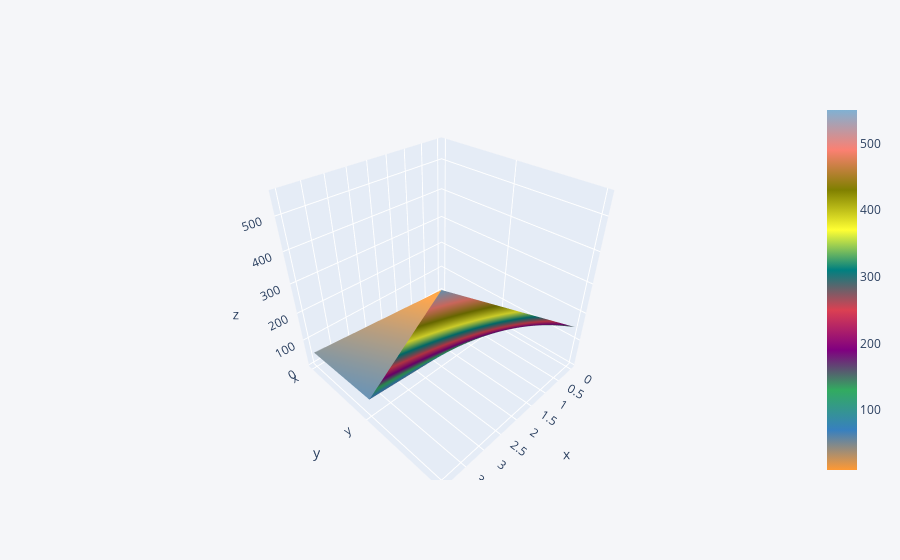

The cell this chart's notebook holds for it:
### Code cell
df3.iplot(kind='surface')

### Figure 1 — Plotly figure (JSON) as saved in the notebook; plotly's stock layout.template omitted (floating-point values rounded to 4 significant figures)
{"data": [{"colorscale": [[0, "rgb(255, 153, 51)"], [0.1111, "rgb(55, 128, 191)"], [0.2222, "rgb(50, 171, 96)"], [0.3333, "rgb(128, 0, 128)"], [0.4444, "rgb(219, 64, 82)"], [0.5556, "rgb(0, 128, 128)"], [0.6667, "rgb(255, 255, 51)"], [0.7778, "rgb(128, 128, 0)"], [0.8889, "rgb(251, 128, 114)"], [1, "rgb(128, 177, 211)"]], "type": "surface", "x": [0, 1, 2, 3, 4], "y": ["x", "y", "z"], "z": [[10, 20, 30, 40, 50], [20, 30, 40, 50, 60], [150, 250, 350, 450, 550]]}], "layout": {"legend": {"bgcolor": "#F5F6F9", "font": {"color": "#4D5663"}}, "paper_bgcolor": "#F5F6F9", "plot_bgcolor": "#F5F6F9", "title": {"font": {"color": "#4D5663"}}, "xaxis": {"gridcolor": "#E1E5ED", "showgrid": true, "tickfont": {"color": "#4D5663"}, "title": {"font": {"color": "#4D5663"}, "text": ""}, "zerolinecolor": "#E1E5ED"}, "yaxis": {"gridcolor": "#E1E5ED", "showgrid": true, "tickfont": {"color": "#4D5663"}, "title": {"font": {"color": "#4D5663"}, "text": ""}, "zerolinecolor": "#E1E5ED"}}}
